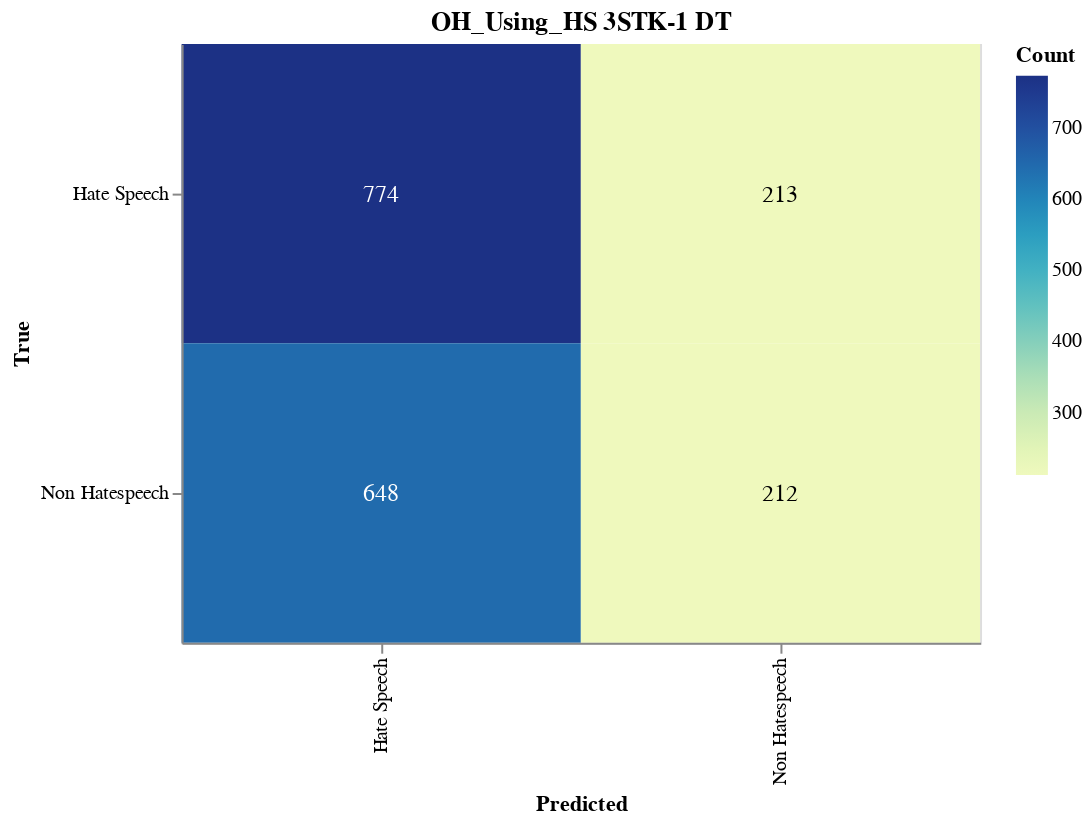

This figure's notebook cell:
### Markdown cell above
#### Save Confusion Matrix

### Code cell
import altair as alt
import altair_saver
import pandas as pd
from sklearn.metrics import confusion_matrix

# Calculate the confusion matrix
cm = confusion_matrix(true_labels, adjusted_predictions)

# Define class names
class_names = ['Hate Speech', 'Non Hatespeech']

# Convert confusion matrix to DataFrame
cm_df = pd.DataFrame(cm, index=class_names, columns=class_names).reset_index().melt(id_vars='index')
cm_df.columns = ['True', 'Predicted', 'Count']

# Ensure the order of categories
cm_df['True'] = pd.Categorical(cm_df['True'], categories=class_names, ordered=True)
cm_df['Predicted'] = pd.Categorical(cm_df['Predicted'], categories=class_names, ordered=True)

# Create the Altair plot
heatmap = alt.Chart(cm_df).mark_rect().encode(
    x=alt.X('Predicted:O', sort=class_names),
    y=alt.Y('True:O', sort=class_names),
    color='Count:Q',
    tooltip=['True', 'Predicted', 'Count']
).properties(
    width=400,
    height=300,
    title='OH_Using_HS 3STK-1 DT'
)

# Add text labels
text = heatmap.mark_text(
    align='center',
    baseline='middle',
    fontSize=12
).encode(
    text='Count:Q',
    color=alt.condition(
        alt.datum.Count > cm.max() / 2,
        alt.value('white'),
        alt.value('black')
    )
)

# Combine heatmap and text
final_chart = heatmap + text

# Display the plot
final_chart.show()

### Figure 1 — Vega-Lite specification as saved in the notebook (floating-point values rounded to 4 significant figures)
{"config": {"view": {"continuousWidth": 300, "continuousHeight": 300}}, "layer": [{"mark": {"type": "rect"}, "encoding": {"color": {"field": "Count", "type": "quantitative"}, "tooltip": [{"field": "True", "type": "ordinal"}, {"field": "Predicted", "type": "ordinal"}, {"field": "Count", "type": "quantitative"}], "x": {"field": "Predicted", "sort": ["Hate Speech", "Non Hatespeech"], "type": "ordinal"}, "y": {"field": "True", "sort": ["Hate Speech", "Non Hatespeech"], "type": "ordinal"}}, "title": "OH_Using_HS 3STK-1 DT"}, {"mark": {"type": "text", "align": "center", "baseline": "middle", "fontSize": 12}, "encoding": {"color": {"condition": {"test": "(datum.Count > 387.0)", "value": "white"}, "value": "black"}, "text": {"field": "Count", "type": "quantitative"}, "tooltip": [{"field": "True", "type": "ordinal"}, {"field": "Predicted", "type": "ordinal"}, {"field": "Count", "type": "quantitative"}], "x": {"field": "Predicted", "sort": ["Hate Speech", "Non Hatespeech"], "type": "ordinal"}, "y": {"field": "True", "sort": ["Hate Speech", "Non Hatespeech"], "type": "ordinal"}}, "title": "OH_Using_HS 3STK-1 DT"}], "data": {"name": "data-443c434ebf058a4f758af81a0a09e2a4"}, "height": 300, "width": 400, "$schema": "https://vega.github.io/schema/vega-lite/v5.17.0.json", "datasets": {"data-443c434ebf058a4f758af81a0a09e2a4": [{"True": "Hate Speech", "Predicted": "Hate Speech", "Count": 774}, {"True": "Non Hatespeech", "Predicted": "Hate Speech", "Count": 648}, {"True": "Hate Speech", "Predicted": "Non Hatespeech", "Count": 213}, {"True": "Non Hatespeech", "Predicted": "Non Hatespeech", "Count": 212}]}}
